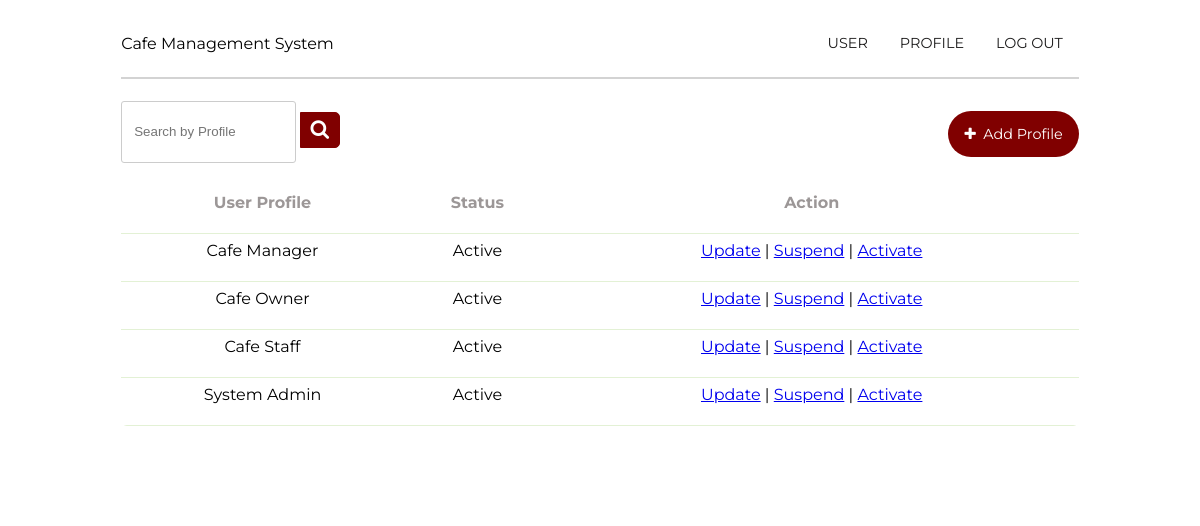
The page /Boundary/SystemAdmin/userProfile.php on the database its author committed.
### tables this page shows
CREATE TABLE `profiles` (
  `userprofile_id` int(11) NOT NULL,
  `profilename` varchar(20) NOT NULL,
  `status` varchar(20) NOT NULL DEFAULT 'Active'
);

### config.php (called while the page is built, shortened)
<?php
class DB {
  function __construct() {
      $this->conn = mysqli_connect(HOST, USER, PASS, DB);
  }
}
?>

### Entity/SystemAdmin/UserProfileEntity.php (called while the page is built, shortened)
<?php
include_once("../../config.php");
class UserProfile
{
    public function getUserProfiles()
    {
        $conn = mysqli_connect(HOST, USER, PASS, DB);
        $query = "SELECT userprofile_id, profilename, status FROM profiles ORDER BY profilename ASC";
        $result = mysqli_query($conn, $query);
        $userProfiles = array();
        while ($row = mysqli_fetch_assoc($result)) {
            $userProfiles[] = $row;
        }
        return $userProfiles;
    }
}

### Controller/SystemAdmin/getUserProfileCtl.php (called while the page is built)
<?php
include_once("../../Entity/SystemAdmin/UserProfileEntity.php");
class getUserProfilesCtl
{
    public function getUserProfiles()
    {
        $vuc = new UserProfile();
        $results = $vuc->getUserProfiles();
        return $results;
    }
}

### Boundary/SystemAdmin/userProfile.php (the view, shortened to what this page needs)
<?php
include_once("../../Controller/SystemAdmin/getUserProfileCtl.php");
$userProfileCtl = new getUserProfilesCtl();
$userProfiles = $userProfileCtl->getUserProfiles();
$searchCtl = new searchProfileCtl();
if (isset($_POST['search'])) {
    $search = $_POST['search'];
    if (!empty($search)) {
        $userProfiles = $searchCtl->searchProfile($search);
    } else {
        $userProfiles = $userProfileCtl->getUserProfiles();
    }
} else {
    $userProfiles = $userProfileCtl->getUserProfiles();
}
?>
<!DOCTYPE html>
<html>
<head>
    <link rel="stylesheet" href="../../css/ua_style.css">
    <link rel="stylesheet" href="https://cdnjs.cloudflare.com/ajax/libs/font-awesome/4.7.0/css/font-awesome.min.css">
</head>
<div class="white-box">
    <section>
        <div class="container1">
            <div class="logo">
                    <p>Cafe Management System </p>
            </div>
            <div class="topnav">
                <a href="index.php" onclick="logout()">LOG OUT</a>
                <a href="userProfile.php">PROFILE</a>
                <a href="userAccount.php">USER</a>
            </div>
        </div>
    </section>
    <hr>
    <br>
    <br>
    <div class="container1" style="margin-top: -3%; margin-bottom: 3%; ">
        <div class="search">
            <form method="POST">
                <div class="search">
                    <form method="POST">
                        <div class="search-bar">
                            <input type="text" class="searchTerm" name="search" placeholder="Search by Profile" style="height:100%; width:60%; margin-top: -5%;">
                            <button type="submit" class="searchButton" style="margin-top: -5%;">
                                <i class="fa fa-search"></i>
                            </button>
                        </div>
                    </form>
                </div>
            </form>
        </div>
        <div class="topnav" style="margin-top: 1%;">
            <a1 onclick="location.href='addUserProfile.php'" style="margin-left: 5%;">
                <i class="fa fa-plus" aria-hidden="true"></i>&nbsp;&nbsp;Add Profile
            </a1>
        </div>
    </div>
    <table id="profileTable" class="CMtable" style="width:100%">
        <tr>
            <th>User Profile</th>
            <th>Status</th>
            <th>Action</th>
        </tr>
        <?php foreach ($userProfiles as $userprofile) { ?>
            <tr>
                <td contenteditable="true" id="profileTable" class="CMtable"><?php echo is_array($userprofile) ? $userprofile['profilename'] : $userprofile; ?></td>
                <td contenteditable="true" id="profileTable" class="CMtable"><?php echo is_array($userprofile) ? $userprofile['status'] : $userprofile; ?></td>
                <td>
                    <a href="updateUserProfile.php?userprofile_id=<?php echo $userprofile['userprofile_id']; ?>&profilename=<?php echo $userprofile['profilename']; ?>">Update</a> |
                    <a href="suspendUserProfile.php?userprofile_id=<?php echo $userprofile['userprofile_id']; ?>" onClick="return confirm('Are you sure you want to suspend?')">Suspend</a> |
                    <a href="activateUserProfile.php?userprofile_id=<?php echo $userprofile['userprofile_id']; ?>" onClick="return confirm('Are you sure you want to activate?')">Activate</a>
                </td>
            </tr>
        <?php } ?>
    </table>
    <br>
</div>
</body>
</html>

### css/ua_style.css (style rules this page uses)
.topnav { overflow: hidden; }
.topnav a { float: right; color: #1e1d1d; text-align: center; padding: 14px 16px; text-decoration: none; font-size: 90%; font-family: 'Montserrat', sans-serif; }
.container1 { display: grid; align-items: center; grid-template-columns: 30ch auto; column-gap: 10%; padding-top: 1%; }
.white-box { background-color: white; color: black; padding-left: 5%; padding-right: 5%; padding-bottom: 5%; }
form { display: inline-block; }
table { border-collapse: separate; }
td, th { padding-left: 1.5%; padding-right: 1.5%; padding-bottom: 1.5%; }
input[type=text] { width: 200%; margin-bottom: 20px; padding: 12px; border: 1px solid #ccc; border-radius: 3px; }
hr { border: 1px solid lightgrey; }
.search { width: 100%; position: relative; display: flex; height: 36px; }
.searchTerm { width: 100%; border: 3px solid #800000; border-right: none; padding: 5px; height: 20px; border-radius: 5px 0 0 5px; outline: #800000; color: #800000; height: 25%; }
.searchButton { width: 40px; height: 100%; border: 1px solid #800000; background: #800000; text-align: center; color: #fff; border-radius: 0 5px 5px 0; cursor: pointer; font-size: 20px; }
table.CMtable { border-spacing: 1; border-collapse: collapse; background:rgb(255, 255, 255); border-radius:6px; overflow:hidden; width:100%; margin:0 auto; position:relative; }
table.CMtable td,th { padding-left:8px; text-align: center; vertical-align: middle; position: relative; }
table.CMtable th { height:20%; background-color: white; font-size:16px; text-align: center; color:#9c9797; }
table.CMtable tbody tr { height:48px; border-bottom:1px solid #E3F1D5 ; }
.topnav a1 { float: right; color: #ffffff; text-align: center; padding: 14px 16px; text-decoration: none; font-size: 90%; font-family: 'Montserrat', sans-serif; border-radius: 25px; background-color: #800000; }

### rows shown on the page
profiles: profilename "Cafe Manager", status "Active"
profiles: profilename "Cafe Owner", status "Active"
profiles: profilename "Cafe Staff", status "Active"
profiles: profilename "System Admin", status "Active"
